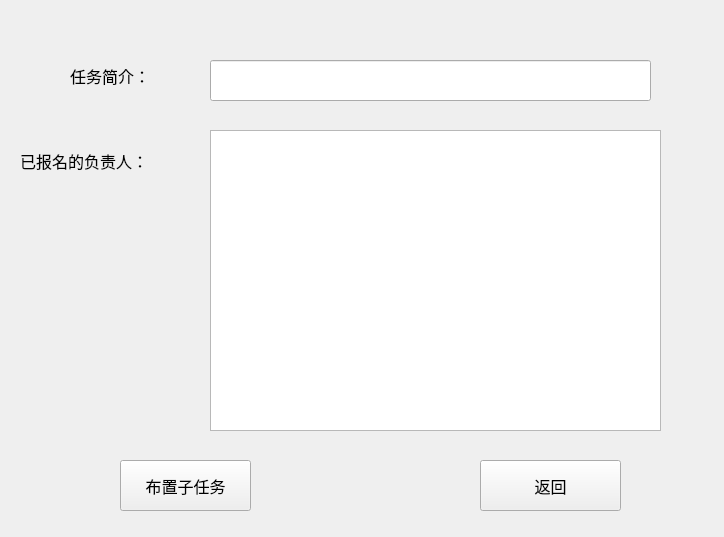
<?xml version="1.0" encoding="UTF-8"?>
<ui version="4.0">
 <class>showTranslatorw</class>
 <widget class="QWidget" name="showTranslatorw">
  <property name="geometry">
   <rect>
    <x>0</x>
    <y>0</y>
    <width>724</width>
    <height>537</height>
   </rect>
  </property>
  <property name="windowTitle">
   <string>Form</string>
  </property>
  <widget class="QLabel" name="label">
   <property name="geometry">
    <rect>
     <x>70</x>
     <y>60</y>
     <width>101</width>
     <height>31</height>
    </rect>
   </property>
   <property name="font">
    <font>
     <pointsize>12</pointsize>
    </font>
   </property>
   <property name="text">
    <string>任务简介：</string>
   </property>
  </widget>
  <widget class="QPushButton" name="bReturn">
   <property name="geometry">
    <rect>
     <x>480</x>
     <y>460</y>
     <width>141</width>
     <height>51</height>
    </rect>
   </property>
   <property name="font">
    <font>
     <pointsize>12</pointsize>
    </font>
   </property>
   <property name="text">
    <string>返回</string>
   </property>
  </widget>
  <widget class="QTableWidget" name="tTranslatorlist">
   <property name="geometry">
    <rect>
     <x>210</x>
     <y>130</y>
     <width>451</width>
     <height>301</height>
    </rect>
   </property>
  </widget>
  <widget class="QLineEdit" name="lTaskname">
   <property name="geometry">
    <rect>
     <x>210</x>
     <y>60</y>
     <width>441</width>
     <height>41</height>
    </rect>
   </property>
  </widget>
  <widget class="QLabel" name="label_2">
   <property name="geometry">
    <rect>
     <x>20</x>
     <y>140</y>
     <width>161</width>
     <height>41</height>
    </rect>
   </property>
   <property name="font">
    <font>
     <pointsize>12</pointsize>
    </font>
   </property>
   <property name="text">
    <string>已报名的负责人：</string>
   </property>
  </widget>
  <widget class="QPushButton" name="bAssign">
   <property name="geometry">
    <rect>
     <x>120</x>
     <y>460</y>
     <width>131</width>
     <height>51</height>
    </rect>
   </property>
   <property name="font">
    <font>
     <pointsize>12</pointsize>
    </font>
   </property>
   <property name="text">
    <string>布置子任务</string>
   </property>
  </widget>
 </widget>
 <resources/>
 <connections/>
</ui>
